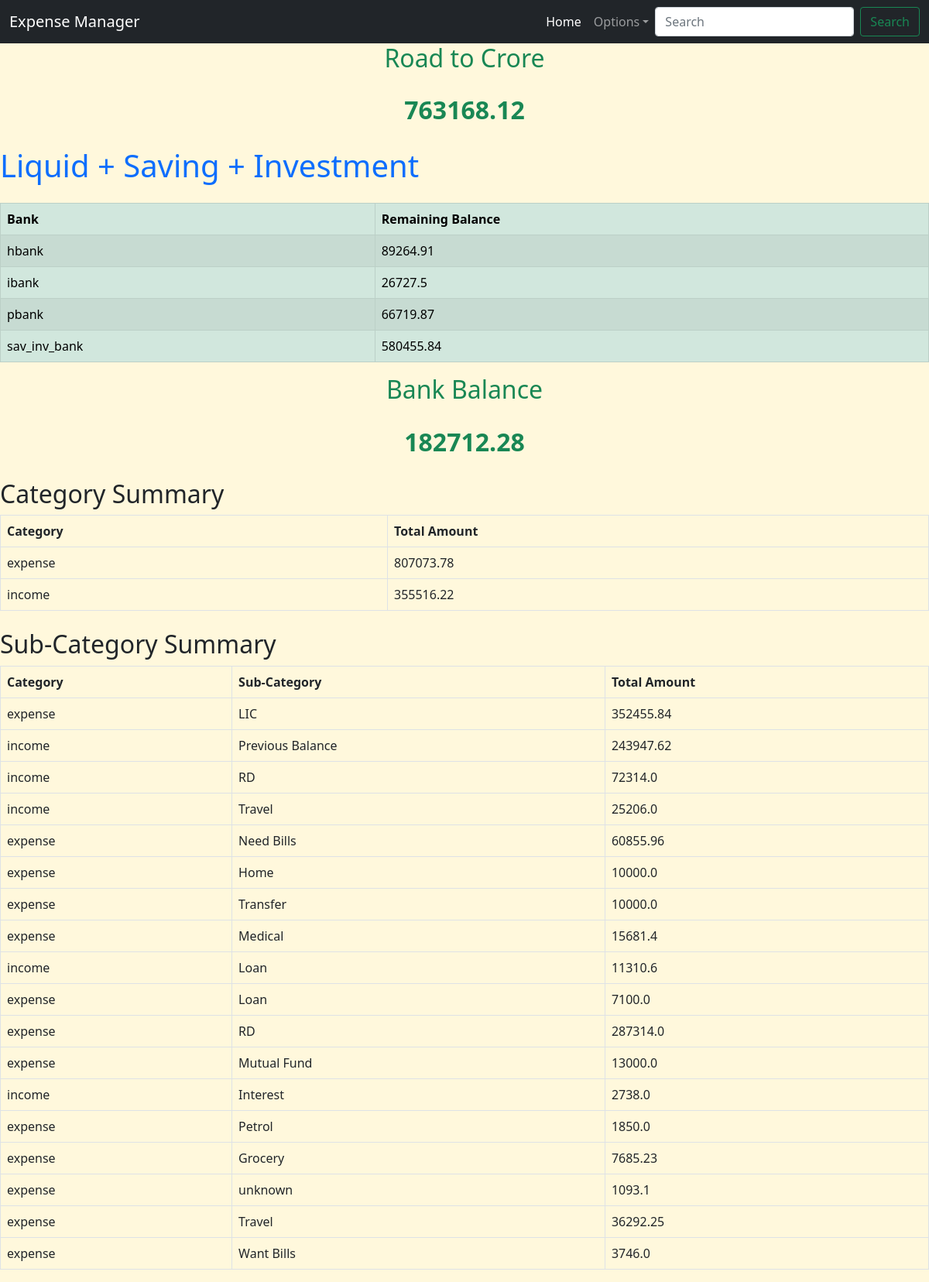
Page /summary on the committed database.
### app.py (models this page shows)
class IncomeExpenseManager(db.Model):
    id = db.Column(db.Integer, primary_key=True)
    date = db.Column(db.Date, nullable=False)
    from_bank = db.Column(db.String(10), nullable=True)
    to_bank = db.Column(db.String(10), nullable=True)
    category = db.Column(db.String(20), nullable=False)
    sub_category = db.Column(db.String(50), nullable=False)
    description = db.Column(db.String(100), nullable=False)
    amount = db.Column(db.Float, nullable=False)

### app.py (the view)
@app.route('/summary')
def category_summary():
    category_summary = db.session.query(IncomeExpenseManager.category, db.func.sum(IncomeExpenseManager.amount).label('total_amount')).group_by(IncomeExpenseManager.category).all()
    sub_category_summary = db.session.query(IncomeExpenseManager.category, IncomeExpenseManager.sub_category, db.func.sum(IncomeExpenseManager.amount).label('total_amount')).group_by(IncomeExpenseManager.category, IncomeExpenseManager.sub_category).order_by(IncomeExpenseManager.amount.label('total_amount').desc()).all()
    from_bank_summary = db.session.query(IncomeExpenseManager.from_bank, db.func.sum(IncomeExpenseManager.amount).label('balance')).filter(IncomeExpenseManager.from_bank.isnot(None)).group_by(IncomeExpenseManager.from_bank).all()
    to_bank_summary = db.session.query(IncomeExpenseManager.to_bank, db.func.sum(IncomeExpenseManager.amount).label('balance')).filter(IncomeExpenseManager.to_bank.isnot(None)).group_by(IncomeExpenseManager.to_bank).all()
    included_banks = ['hbank', 'ibank', 'pbank']  # Exclude the other two
    select_from_bank_summary = db.session.query(IncomeExpenseManager.from_bank, db.func.sum(IncomeExpenseManager.amount).label('balance')).filter(IncomeExpenseManager.from_bank.isnot(None)).filter(IncomeExpenseManager.from_bank.in_(included_banks)).group_by(IncomeExpenseManager.from_bank).all()
    select_to_bank_summary = db.session.query(IncomeExpenseManager.to_bank, db.func.sum(IncomeExpenseManager.amount).label('balance')).filter(IncomeExpenseManager.to_bank.isnot(None)).filter(IncomeExpenseManager.to_bank.in_(included_banks)).group_by(IncomeExpenseManager.to_bank).all()
    bank_balances = {}
    for bank, balance in from_bank_summary:
        bank_balances[bank] = bank_balances.get(bank, 0) - balance  # removed - above in from_bank_summary and added - here
    for bank, balance in to_bank_summary:
        bank_balances[bank] = bank_balances.get(bank, 0) + balance
    select_bank_balances = {}
    for bank, balance in select_from_bank_summary:
        select_bank_balances[bank] = select_bank_balances.get(bank, 0) - balance  # removed - above in from_bank_summary and added - here
    for bank, balance in select_to_bank_summary:
        select_bank_balances[bank] = select_bank_balances.get(bank, 0) + balance
    total_bank_balance = sum(bank_balances.values())
    select_total_bank_balance = sum(select_bank_balances.values())
    return render_template('category_summary.html', category_summary=category_summary, sub_category_summary=sub_category_summary, bank_balances=bank_balances, total_bank_balance=total_bank_balance, select_bank_balances=select_bank_balances, select_total_bank_balance=select_total_bank_balance) #saving_summary=saving_summary, invest_summary=invest_summary,

### templates/category_summary.html
{% extends 'base.html' %}
{% block content %}
<h2 class="mb-4 text-success text-center">Road to Crore</h2>
<p class="mb-4 text-success text-center fs-2"><strong>{{ total_bank_balance | round(2) }}</strong></p>
<h1 class="mb-4 text-primary">Liquid + Saving + Investment</h1>
{% if bank_balances %}
<table class="table table-success table-striped table-bordered table-hover">
    <thead>
        <tr>
            <th scope="col">Bank</th>
            <th scope="col">Remaining Balance</th>
        </tr>
    </thead>
    <tbody>
        {% for bank, balance in bank_balances.items() %}
        <tr>
            <td>{{ bank if bank else 'None' }}</td>
            <td>{{ balance | round(2) }}</td>
        </tr>
        {% endfor %}
    </tbody>
</table>
{% else %}
<p>No bank balances available.</p>
{% endif %}
<h2 class="mb-4 text-success text-center">Bank Balance</h2>
<p class="mb-4 text-success text-center fs-2"><strong>{{ select_total_bank_balance | round(2) }}</strong></p>
<h2 class="mt-4">Category Summary</h2>
{% if category_summary %}
<table class="table table-bordered table-hover">
    <thead>
        <tr>
            <th scope="col">Category</th>
            <th scope="col">Total Amount</th>
        </tr>
    </thead>
    <tbody>
        {% for category, total_amount in category_summary %}
        <tr>
            <td>{{ category }}</td>
            <td>{{ total_amount | round(2) }}</td>
        </tr>
        {% endfor %}
    </tbody>
</table>
{% else %}
<p>No category data available.</p>
{% endif %}
<h2 class="mt-4">Sub-Category Summary</h2>
{% if sub_category_summary %}
<table class="table table-bordered table-hover">
    <thead>
        <tr>
            <th scope="col">Category</th>
            <th scope="col">Sub-Category</th>
            <th scope="col">Total Amount</th>
        </tr>
    </thead>
    <tbody>
        {% for category, sub_category, total_amount in sub_category_summary %}
        <tr>
            <td>{{ category }}</td>
            <td>{{ sub_category }}</td>
            <td>{{ total_amount | round(2) }}</td>
        </tr>
        {% endfor %}
    </tbody>
</table>
{% else %}
<p>No sub-category data available.</p>
{% endif %}
{% endblock %}

### templates/base.html (style rules this page uses)
body { background-color: cornsilk; }

### rows in the picture
IncomeExpenseManager: category "expense", sub_category "LIC", amount "352455.84"
IncomeExpenseManager: category "income", sub_category "RD", amount "72314.0"
IncomeExpenseManager: category "income", sub_category "Travel", amount "25206.0"
IncomeExpenseManager: category "expense", sub_category "Home", amount "10000.0"
IncomeExpenseManager: category "expense", sub_category "Transfer", amount "10000.0"

### other values in the picture
{{ total_bank_balance | round(2) }} "763168.12"
{{ bank if bank else 'None' }} "hbank" "ibank" "pbank" "sav_inv_bank"
{{ balance | round(2) }} "89264.91" "26727.5" "66719.87" "580455.84"
{{ select_total_bank_balance | round(2) }} "182712.28"
{{ category }} "expense" "income"
{{ total_amount | round(2) }} "807073.78" "355516.22"
{{ category }} "income" "expense" "expense" "income" "expense" "expense" "expense" "income" "expense" "expense" "expense" "expense" "expense"
{{ sub_category }} "Previous Balance" "Need Bills" "Medical" "Loan" "Loan" "RD" "Mutual Fund" "Interest" "Petrol" "Grocery" "unknown" "Travel" "Want Bills"
{{ total_amount | round(2) }} "243947.62" "60855.96" "15681.4" "11310.6" "7100.0" "287314.0" "13000.0" "2738.0" "1850.0" "7685.23" "1093.1" "36292.25" "3746.0"
